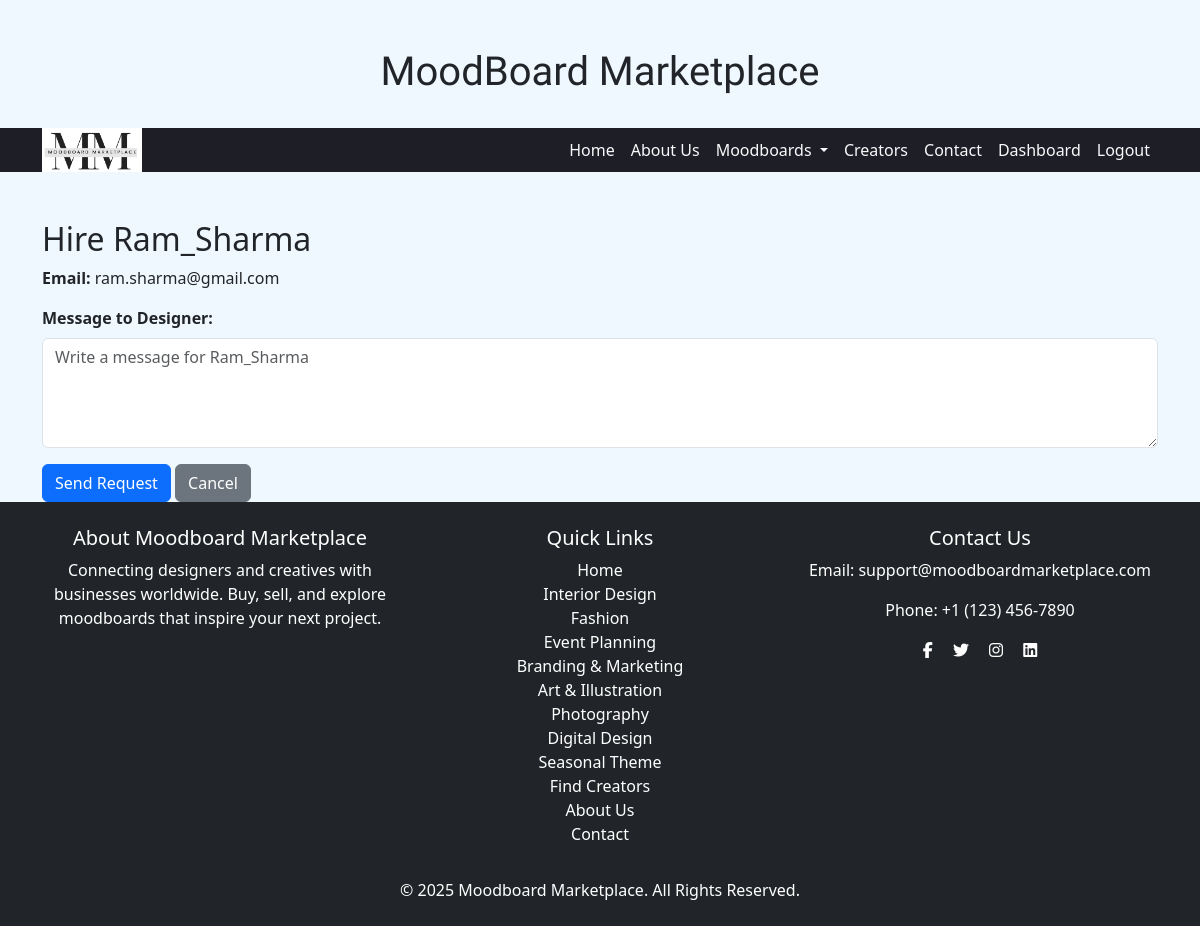
The page /hire/2/ (signed in) on the database its author committed.
### moodboards/models.py (models this page shows, shortened)
class User(AbstractUser):
    ROLE_CHOICES = [
        ('creator', 'Creator/Designer'),
        ('buyer', 'Buyer'),
    ]
    Categories = [
    		('All','All'),
		('Seasonal Theme','Seasonal Theme'),
		('Digital Design','Digital Design'),
		('Photography','Photography'),
		('Art & Illustration','Art & Illustration'),
		('Branding & Marketing','Branding & Marketing'),
		('Event Planning','Event Planning'),
		('Fashion','Fashion'),
		('Interior Design','Interior Design'),
	]
    email = models.EmailField(unique=True)
    role = models.CharField(max_length=10, choices=ROLE_CHOICES, default='buyer')
    profile_image = models.ImageField(upload_to='profile_images/', default='profile_images/default.jpeg', blank=True)
    speciality = models.CharField(max_length=30, choices=Categories, default='All')

class Category(models.Model):
	name = models.CharField(max_length=100,unique=True)
	image = models.ImageField(upload_to='category_images/', blank=True, null=True)
	description = models.TextField()

### moodboards/views.py (the view)
# urls.py: path('hire/<int:designer_id>/', hire_designer, name='hire_designer'),
@login_required
def hire_designer(request, designer_id):
    designer = User.objects.get( id=designer_id, role='creator')
    if request.method == "POST":
        message_text = request.POST.get('message')
        Message.objects.create(sender=request.user, recipient=designer, message=message_text)
        messages.success(request, f"Hire request sent to {designer.username}!")
        return redirect('creators')  # Redirect to creators list after sending request
    return render(request, 'moodboards/hire_form.html', {'designer': designer})

### moodboards/context_processors.py (called while the page is built)
def categories_context(request):
    return {
        'categories': Category.objects.all()  # Fetch all categories globally
    }

### templates/moodboards/hire_form.html (shortened to what this page needs)
{% extends 'moodboards/base.html' %}
{% block content %}
<div class="container mt-5">
    <h2>Hire {{ designer.username }}</h2>
    <p><strong>Email:</strong> {{ designer.email }}</p>
    <form method="POST">
        <div class="mb-3">
            <label for="message" class="form-label"><strong>Message to Designer:</strong></label>
            <textarea id="message" name="message" class="form-control" rows="4" placeholder="Write a message for {{ designer.username }}" required></textarea>
        </div>
        <button type="submit" class="btn btn-primary">Send Request</button>
        <a href="{% url 'creators' %}" class="btn btn-secondary">Cancel</a>
    </form>
</div>
{% endblock %}

### templates/moodboards/base.html (shortened to what this page needs)
<!DOCTYPE html>
<html lang="en">
<head>
    <link rel="stylesheet" href="https://cdnjs.cloudflare.com/ajax/libs/font-awesome/6.7.2/css/all.min.css" />
    {% load static %}
    <link rel="stylesheet" href="{% static 'bootstrap/css/bootstrap.min.css' %}">
    <link rel="stylesheet" href="{% static 'css/style.css' %}">
</head>
<body class="d-flex flex-column min-vh-100">
    <header>
        <h1 class="title text-center mt-5">MoodBoard Marketplace</h1>
        <nav class="navbar navbar-expand-lg navbar-dark bg-dark sticky-top">
            <div class="container">
                <a class="navbar-brand" href="#">
                    <img src="{% static 'images/logo.png' %}" alt="MoodBoard Marketplace">
                </a>
                <div class="collapse navbar-collapse" id="navbarNav">
                    <ul class="navbar-nav ms-auto">
                        <li class="nav-item"><a class="nav-link active" href="{% url 'home' %}">Home</a></li>
                        <li class="nav-item"><a class="nav-link" href="{% url 'about' %}">About Us</a></li>
                        <li class="nav-item dropdown">
                            <a class="nav-link dropdown-toggle" href="#" id="moodboardDropdown" role="button" data-bs-toggle="dropdown">
                                Moodboards
                            </a>
                        </li>
                        <li class="nav-item"><a class="nav-link" href="{% url 'creators' %}">Creators</a></li>
                        <li class="nav-item"><a class="nav-link" href="{% url 'contact' %}">Contact</a></li>
                        {% if user.is_authenticated %}
                        	<li class="nav-item"><a class="nav-link" href="{% url 'dashboard' %}">Dashboard</a></li>
    				<li class="nav-item"><a class="nav-link" href="{% url 'logout' %}">Logout</a></li>
			{% else %}
    				<li class="nav-item"><a class="nav-link" href="{% url 'login' %}">Login</a></li>
    				<li class="nav-item"><a class="nav-link" href="{% url 'register' %}">Signup</a></li>
{% endif %}
                    </ul>
                </div>
            </div>
        </nav>
    </header>
    <main class="flex-grow-1">
        {% block content %}
        {% endblock %}
    </main>
<footer class="footer mt-auto py-4 bg-dark text-white">
    <div class="container text-center">
        <div class="row">
            <div class="col-md-4">
                <h5>About Moodboard Marketplace</h5>
                <p>Connecting designers and creatives with businesses worldwide. Buy, sell, and explore moodboards that inspire your next project.</p>
            </div>
            <div class="col-md-4">
                <h5>Quick Links</h5>
                <ul class="list-unstyled">
                    <li><a href="{% url 'home' %}" class="quick-link text-white text-decoration-none">Home</a></li>
                     {% for category in categories %}
            <li><a href="{% url 'moodboard_list' category.id %}" class="quick-link text-white text-decoration-none">{{ category.name }}</a></li>
        {% endfor %}
                    <li><a href="{% url 'creators' %}" class="quick-link text-white text-decoration-none">Find Creators</a></li>
                    <li><a href="{% url 'about' %}" class="quick-link text-white text-decoration-none">About Us</a></li>
                    <li><a href="{% url 'contact' %}" class="quick-link text-white text-decoration-none">Contact</a></li>
                </ul>
            </div>
            <div class="col-md-4">
                <h5>Contact Us</h5>
                <p>Email: support@moodboardmarketplace.com</p>
                <p>Phone: +1 (123) 456-7890</p>
                <div class="social-icons">
                    <a href="#" class="text-white me-3"><i class="fab fa-facebook-f"></i></a>
                    <a href="#" class="text-white me-3"><i class="fab fa-twitter"></i></a>
                    <a href="#" class="text-white me-3"><i class="fab fa-instagram"></i></a>
                    <a href="#" class="text-white"><i class="fab fa-linkedin"></i></a>
                </div>
            </div>
        </div>
        <div class="mt-3">
            <p class="mb-0">&copy; 2025 Moodboard Marketplace. All Rights Reserved.</p>
        </div>
    </div>
</footer>
</body>
</html>

### moodboards/static/css/style.css (style rules this page uses)
body { background-color: aliceblue; }
.title { font-family: "Caprasimo"; text-align: center; margin:2rem; }
.navbar { background-color: #1E1F26 !important; padding:0; }
.navbar-brand { height:100%; padding:0; }
.navbar-brand img { width:100px; max-height:4rem; }
.navbar a { color: #F8F9FA !important; }
footer { background-color: #003366; color: white; text-align: center; padding: 20px; }

### rows shown on the page
User: username "Ram_Sharma", email "ram.sharma@gmail.com", message "Write a message for Ram_Sharma"
Category: name "Interior Design"
Category: name "Fashion"
Category: name "Event Planning"
Category: name "Branding & Marketing"
Category: name "Art & Illustration"
Category: name "Photography"
Category: name "Digital Design"
Category: name "Seasonal Theme"
